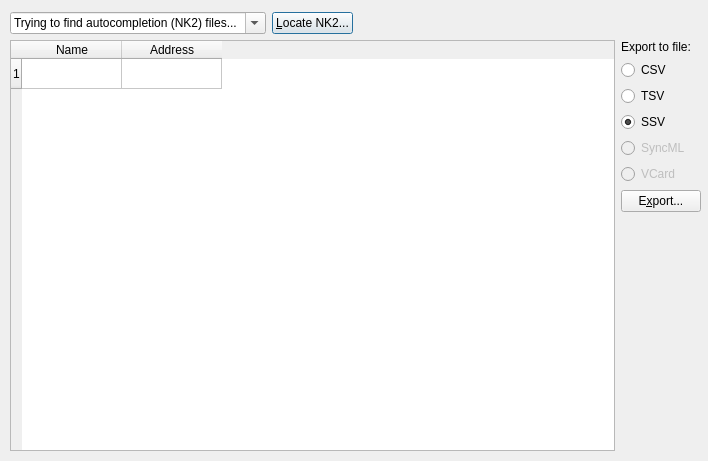
<ui version="4.0" >
 <class>debunk2</class>
 <widget class="QDialog" name="debunk2" >
  <property name="geometry" >
   <rect>
    <x>0</x>
    <y>0</y>
    <width>708</width>
    <height>461</height>
   </rect>
  </property>
  <property name="windowTitle" >
   <string>debuNK2</string>
  </property>
  <property name="sizeGripEnabled" >
   <bool>false</bool>
  </property>
  <widget class="QWidget" name="layoutWidget" >
   <property name="geometry" >
    <rect>
     <x>10</x>
     <y>12</y>
     <width>691</width>
     <height>439</height>
    </rect>
   </property>
   <layout class="QGridLayout" >
    <property name="margin" >
     <number>0</number>
    </property>
    <property name="spacing" >
     <number>6</number>
    </property>
    <item row="2" column="3" >
     <spacer>
      <property name="orientation" >
       <enum>Qt::Vertical</enum>
      </property>
      <property name="sizeHint" >
       <size>
        <width>20</width>
        <height>201</height>
       </size>
      </property>
     </spacer>
    </item>
    <item row="0" column="0" >
     <widget class="QComboBox" name="nk2Location" >
      <property name="acceptDrops" >
       <bool>true</bool>
      </property>
      <property name="editable" >
       <bool>true</bool>
      </property>
      <property name="autoCompletion" >
       <bool>true</bool>
      </property>
      <property name="duplicatesEnabled" >
       <bool>false</bool>
      </property>
      <item>
       <property name="text" >
        <string>Trying to find autocompletion (NK2) files...</string>
       </property>
      </item>
     </widget>
    </item>
    <item row="0" column="1" >
     <widget class="QPushButton" name="nk2Locator" >
      <property name="text" >
       <string>&amp;Locate NK2...</string>
      </property>
     </widget>
    </item>
    <item row="1" column="3" >
     <layout class="QGridLayout" >
      <property name="margin" >
       <number>0</number>
      </property>
      <property name="spacing" >
       <number>6</number>
      </property>
      <item row="2" column="0" >
       <widget class="QRadioButton" name="radioTSV" >
        <property name="toolTip" >
         <string>Tab-separated values</string>
        </property>
        <property name="text" >
         <string>TSV</string>
        </property>
       </widget>
      </item>
      <item row="3" column="0" >
       <widget class="QRadioButton" name="radioSSV" >
        <property name="toolTip" >
         <string>Semicolon-separated values</string>
        </property>
        <property name="text" >
         <string>SSV</string>
        </property>
        <property name="checked" >
         <bool>true</bool>
        </property>
       </widget>
      </item>
      <item row="1" column="0" >
       <widget class="QRadioButton" name="radioCSV" >
        <property name="toolTip" >
         <string>Comma-separated values</string>
        </property>
        <property name="text" >
         <string>CSV</string>
        </property>
        <property name="checked" >
         <bool>false</bool>
        </property>
       </widget>
      </item>
      <item row="6" column="0" >
       <widget class="QPushButton" name="export" >
        <property name="text" >
         <string>E&amp;xport...</string>
        </property>
       </widget>
      </item>
      <item row="0" column="0" >
       <widget class="QLabel" name="label_2" >
        <property name="text" >
         <string>Export to file:</string>
        </property>
       </widget>
      </item>
      <item row="5" column="0" >
       <widget class="QRadioButton" name="radioVCard" >
        <property name="enabled" >
         <bool>false</bool>
        </property>
        <property name="text" >
         <string>VCard</string>
        </property>
       </widget>
      </item>
      <item row="4" column="0" >
       <widget class="QRadioButton" name="radioSyncML" >
        <property name="enabled" >
         <bool>false</bool>
        </property>
        <property name="text" >
         <string>SyncML</string>
        </property>
       </widget>
      </item>
     </layout>
    </item>
    <item rowspan="2" row="1" column="0" colspan="3" >
     <widget class="QTableWidget" name="parsedTable" >
      <property name="minimumSize" >
       <size>
        <width>600</width>
        <height>400</height>
       </size>
      </property>
      <property name="dragEnabled" >
       <bool>true</bool>
      </property>
      <property name="alternatingRowColors" >
       <bool>true</bool>
      </property>
      <row>
       <property name="text" >
        <string>1</string>
       </property>
      </row>
      <column>
       <property name="text" >
        <string>Name</string>
       </property>
      </column>
      <column>
       <property name="text" >
        <string>Address</string>
       </property>
      </column>
     </widget>
    </item>
    <item row="0" column="2" >
     <spacer>
      <property name="orientation" >
       <enum>Qt::Horizontal</enum>
      </property>
      <property name="sizeHint" >
       <size>
        <width>81</width>
        <height>20</height>
       </size>
      </property>
     </spacer>
    </item>
   </layout>
  </widget>
 </widget>
 <layoutdefault spacing="6" margin="11" />
 <pixmapfunction>qPixmapFromMimeSource</pixmapfunction>
 <tabstops>
  <tabstop>nk2Location</tabstop>
  <tabstop>nk2Locator</tabstop>
  <tabstop>parsedTable</tabstop>
 </tabstops>
 <resources/>
 <connections/>
</ui>
